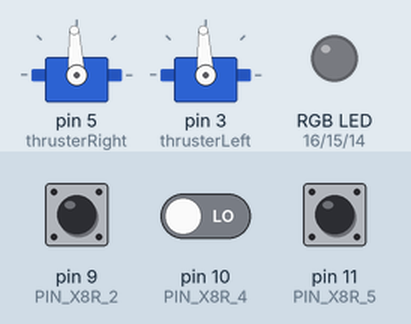
A sketch run on a simulated Arduino Uno, built with avr-gcc and run on an emulated ATmega328P. On the bench: 2 × servo, an RGB LED mixed from three pins (HIGH = lit). Inputs (shaded band) come from the test bench; at power-on: pin 9 (PIN_X8R_2) LOW, pin 11 (PIN_X8R_5) LOW, pin 10 (PIN_X8R_4) LOW. The ROS host is connected and sends only what is stated.

Above: at 2.2 s.
2.3 s: pin 9 (PIN_X8R_2) pulsed HIGH 2 times (0.12 s each, 0.3 s apart)
At 4.2 s:
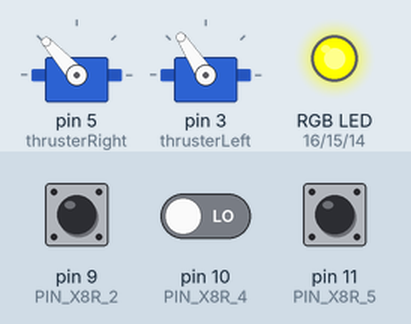
At 7.6 s:
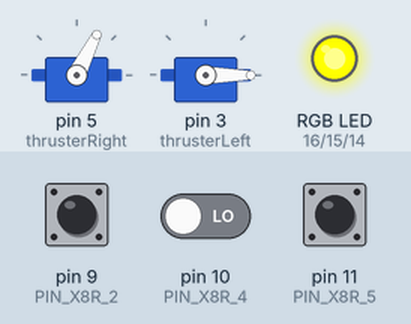
7.9 s: pin 11 (PIN_X8R_5) pulsed HIGH 5 times (0.12 s each, 0.3 s apart)
At 9.3 s:
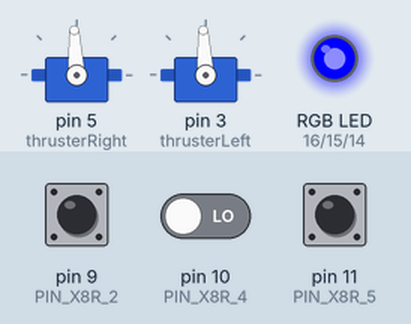
Timing chart, 0 to 13.1 s (numbered marks = the images above; inputs shaded):
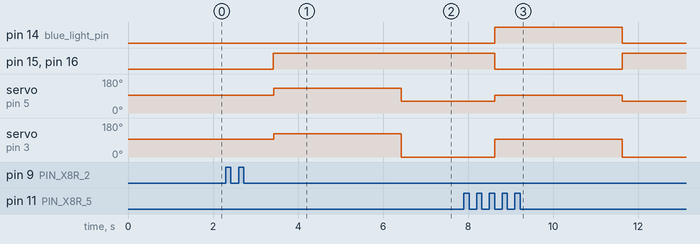

The sketch:

arduinobluerobotics.ino
```cpp
#include <Servo.h>
#include <ros.h>
#include <std_msgs/UInt16.h>
#include <std_msgs/UInt8.h>

ros::NodeHandle  nh;

//X8R Receiver arduino pins
const int PIN_X8R_4 = 10;
const int PIN_X8R_2 = 9;
const int PIN_X8R_5 = 11;

//Add LED pins
int red_light_pin= 16;
int green_light_pin = 15;
int blue_light_pin = 14;

//autonomous navigation ints
int powerR = 1500;
int powerL = 1500;

//X8R Receiver channels
float channel4; //perpendicular axis lever - rotation
float channel2; //parallel axis lever - displacement
float channel5; //choice lever

//Thrusters declaration
Servo thrusterRight;
Servo thrusterLeft;

void right_cb( const std_msgs::UInt16& cmd_msg){
  powerR = cmd_msg.data; //1100-1900
}

void left_cb( const std_msgs::UInt16& cmd_msg){
  powerL = cmd_msg.data; //1100-1900
}

std_msgs::UInt8 flag;
ros::Subscriber<std_msgs::UInt16> rsub("rpwm", right_cb);
ros::Subscriber<std_msgs::UInt16> lsub("lpwm", left_cb);
ros::Publisher arduino("arduino", &flag);

void setup() {
  //Pin modes
  pinMode(PIN_X8R_4, INPUT);
  pinMode(PIN_X8R_2, INPUT);
  pinMode(PIN_X8R_5, INPUT);

  //Add LED pin modes
  pinMode(red_light_pin, OUTPUT);
  pinMode(green_light_pin, OUTPUT);
  pinMode(blue_light_pin, OUTPUT);

  //ROS
  nh.initNode();
  nh.subscribe(rsub);
  nh.subscribe(lsub);
  nh.advertise(arduino);

  //PIN Thrusters
  thrusterRight.attach(5);
  thrusterLeft.attach(3);

  //Stop thrusters, required
  thrusterRight.writeMicroseconds(1500);
  thrusterLeft.writeMicroseconds(1500);

  //Driver setup
  delay(1000);
}

void read_values () {
  //Read channel frequecies
  channel4 = pulseIn(PIN_X8R_4, HIGH);
  //Serial.print("CH 4 ");
  //Serial.println(channel4);
  channel2 = pulseIn(PIN_X8R_2, HIGH);
  //Serial.print("CH 2 ");
  //Serial.println(channel2);
  channel5 = pulseIn(PIN_X8R_5, HIGH);
  //Serial.print("CH 5 ");
  //Serial.println(channel5);
}

void RGB_color(int red_light_value, int green_light_value, int blue_light_value)
 {
  if (red_light_value == 1) {
    digitalWrite(red_light_pin, HIGH);
  }
  else {
    digitalWrite(red_light_pin, LOW);
  }

  if (green_light_value == 1) {
    digitalWrite(green_light_pin, HIGH);
  }
  else {
    digitalWrite(green_light_pin, LOW);
  }

  if (blue_light_value == 1) {
    digitalWrite(blue_light_pin, HIGH);
  }
  else {
    digitalWrite(blue_light_pin, LOW);
  }

 }

void select() {
  //Use channel 5 to select current mode
  if (channel5 < 1300) {
     power_Difference();
     RGB_color(1, 1, 0); // Yellow
  }
  else if ( channel5 > 1600) {
      autonomous_Mode();
      RGB_color(0, 0, 1); // Blue
  }
  else {
      thrusterRight.writeMicroseconds(1500);
      thrusterLeft.writeMicroseconds(1500);
      RGB_color(1, 0, 0); // Red
  }
}

void power_Difference() {
//void for controlled movement
  float R;
  float L;

  float Tx;
  float Tz;
  float Tport;
  float Tstbd;

  if ((channel4 > 1450 & channel4 < 1550) & (channel2 > 1450 & channel2 < 1550)){     //Control stable
    R=1500;
    L=1500;
    thrusterRight.writeMicroseconds(R);
    thrusterLeft.writeMicroseconds(L);      //thrusters at zero
  }
  else if ((channel4 < 1450 || channel4 > 1550) || (channel2 < 1450 || channel2 > 1550)) {    //Control for moving
    Tx = map(channel2, 975, 2025, -70, 70);
    Tz = map(channel4, 975, 2025, -5, 5);

    Tstbd = (Tx / 2) - (Tz / 0.41);
    if (Tstbd > 35){
      Tstbd = 35;
    }
    else if (Tstbd < -35){
      Tstbd = -35;
    }

    Tport = (Tx / (2 * 1.27)) + (Tz / (0.41 * 1.27));
    if (Tport > 27){
      Tport = 27;
    }
    else if (Tstbd < -27){
      Tstbd = -27;
    }

    R = round((Tstbd / 35 * 400)+1500);
    L = round((Tport / 35 * 400)+1500);
    thrusterRight.writeMicroseconds(R);
    thrusterLeft.writeMicroseconds(L);
  }

}

void autonomous_Mode() {
  thrusterRight.writeMicroseconds(powerR);
  thrusterLeft.writeMicroseconds(powerL);
}

void loop() {
  read_values();
  select();
  flag.data = 1;
  arduino.publish( &flag );
  nh.spinOnce();
  delay(1);
}
```

Measured:
- after the input at 2.3 s, pin 15 (green_light_pin), pin 16 (red_light_pin): LOW → HIGH after 1.1 s instead of 1.7 s; servo on pin 5 (thrusterRight): 93° → 132° after 1.1 s, → 63° 3.0 s later; servo on pin 3 (thrusterLeft): 93° → 123° after 1.1 s, → 0° 3.0 s later
- after the input at 7.9 s, pin 14 (blue_light_pin): LOW → HIGH after 0.72 s, → LOW 3.0 s later; pin 15 (green_light_pin), pin 16 (red_light_pin): HIGH → LOW after 0.72 s, → HIGH 3.0 s later; servo on pin 5 (thrusterRight): 63° → 93° after 0.72 s, → 63° 3.0 s later; servo on pin 3 (thrusterLeft): 0° → 93° after 0.72 s, → 0° 3.0 s later
